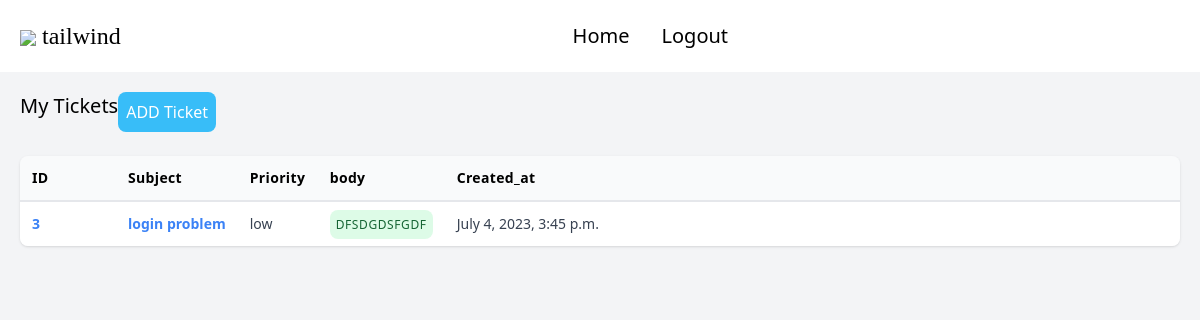
Screenshot of /home/ (signed in) with the database file from the repository.
### Accounts/models.py (models this page shows, shortened)
class Ticket(models.Model):
    PRIORITY_CHOICES = (
        ('low', 'Low'),
        ('medium', 'Medium'),
        ('high', 'High'),
    )
    subject = models.CharField(max_length=255)
    body = models.TextField()
    priority = models.CharField(max_length=10, choices=PRIORITY_CHOICES, default='low')
    ticket_email = models.ForeignKey(settings.AUTH_USER_MODEL, on_delete=models.CASCADE)
    ticket_phone_number = models.IntegerField()
    freshdesk_ticket_id = models.IntegerField(blank=True, null=True)
    created_at = models.DateTimeField(auto_now_add=True)
    updated_at = models.DateTimeField(auto_now=True)

### Accounts/views.py (the view)
# urls.py: path('home/', home, name='home'),
@login_required(login_url='login')
def home(request):
    if request.user.is_authenticated:
        user = request.user  # Get the logged-in user
    tickets = Ticket.objects.filter(ticket_email=user)
    context = {'tickets': tickets}
    return render(request, 'home.html', context)

### Accounts/templates/home.html (shortened to what this page needs)
{% extends 'base.html' %}
{% block content %}
{% if user.is_authenticated %}
<div class="p-5 h-screen bg-gray-100">
  <div class="flex">
    <h1 class="text-xl mb-2">My Tickets</h1>
    <button
    class="bg-[#38bdf8] text-white p-2 rounded-lg mb-6 hover:bg-white hover:text-black hover:border hover:border-gray-300"
  >
  <a href="{% url 'Accounts:create_ticket' %}">ADD Ticket</a>
  </button>
  </div>
 {% if tickets %}
   <div class="overflow-auto rounded-lg shadow hidden md:block">
     <table class="w-full">
       <thead class="bg-gray-50 border-b-2 border-gray-200">
       <tr>
           <th class="w-24 p-3 text-sm font-semibold tracking-wide text-left">ID</th>
           <th class="w-20 p-3 text-sm font-semibold tracking-wide text-left">Subject</th>
         <th class="w-20 p-3 text-sm font-semibold tracking-wide text-left">Priority</th>
         <th class="w-24 p-3 text-sm font-semibold tracking-wide text-left">body</th>
         <th class="p-3 text-sm font-semibold tracking-wide text-left">Created_at</th>
       </tr>
       </thead>
       <tbody class="divide-y divide-gray-100">
           {% for ticket in tickets %}
       <tr class="bg-white">
           <td class="p-3 text-sm text-gray-700 whitespace-nowrap">
               <a href="#" class="font-bold text-blue-500 hover:underline">{{ ticket.id }}</a>
             </td>
         <td class="p-3 text-sm text-gray-700 whitespace-nowrap">
           <a href="#" class="font-bold text-blue-500 hover:underline">{{ ticket.subject }}</a>
         </td>
         <td class="p-3 text-sm text-gray-700 whitespace-nowrap">
          {{ ticket.priority }}
         </td>
         <td class="p-3 text-sm text-gray-700 whitespace-nowrap">
         <span
           class="p-1.5 text-xs font-medium uppercase tracking-wider text-green-800 bg-green-200 rounded-lg bg-opacity-50">{{ticket.body}}</span>
         </td>
         <td class="p-3 text-sm text-gray-700 whitespace-nowrap">{{ ticket.created_at }}</td>
       </tr>
       {% endfor %}
   </tbody>
</table>
</div>
{% else %}
<h1 class="text-2xl font-bold mb-4">No tickets</h1>
 {% endif %}
</div>
{% endif %}
{% endblock content %}

### rows the page displays
Ticket: id "3", subject "login problem", priority "low", body "DFSDGDSFGDF", created_at "July 4, 2023, 3:45 p.m."
